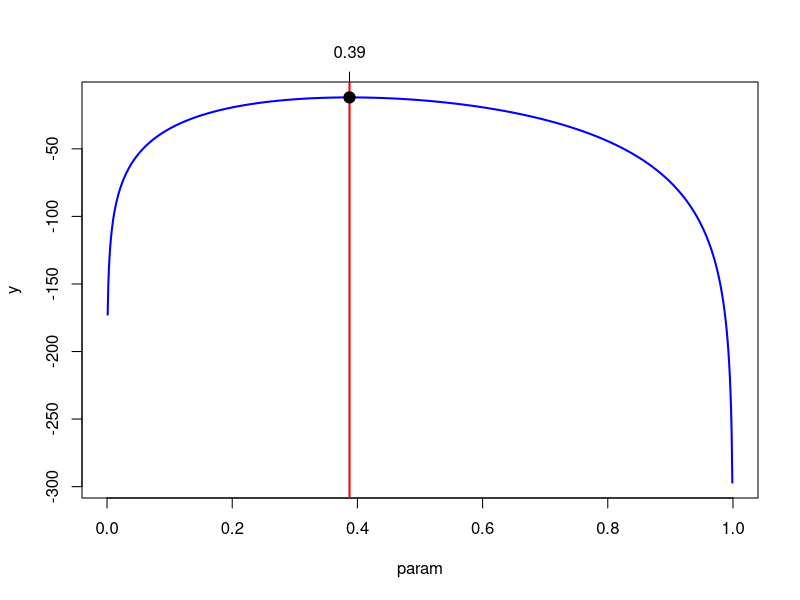

Generate this figure with R: (Note: this script raises an error after producing the figure.)
# Task 1
getwd()

# Task 2
mymaxlik=function(lfun,x,param,...){
  # how many param values are there?
  np=length(param)
  # outer -- notice the order, x then param
  # this produces a matrix -- try outer(1:4,5:10,function(x,y) paste(x,y,sep=" "))   to understand
  z=outer(x,param,lfun)
  # z is a matrix where each x,param is replaced with the function evaluated at those values
  y=apply(z,2,sum)
  
  # y is a vector made up of the column sums
  # Each y is the log lik for a new parameter value
  plot(param,y,col="Blue",type="l",lwd=2,...)
  # which gives the index for the value of y == max.
  # there could be a max between two values of the parameter, therefore 2 indices
  # the first max will take the larger indice
  i=max(which(y==max(y)))
  abline(v=param[i],lwd=2,col="Red")
  
  # plots a nice point where the max lik is
  points(param[i],y[i],pch=19,cex=1.5,col="Black")
  axis(3,param[i],round(param[i],2))
  #check slopes. If it is a max the slope shoud change sign from + to 
  # We should get three + and two -vs
  ifelse(i-3>=1 & i+2<=np, slope<-(y[(i-2):(i+2)]-y[(i-3):(i+1)])/(param[(i-2):(i+2)]-param[(i-3):(i+1)]),slope<-"NA")
  return(list(i=i,parami=param[i],yi=y[i],slope=slope))
}

# Line A stores the intersection x and param evaluated by lfun

# Line B uses the index where the maximum occurs

#dbinom(y1, 20, p) * dbinom(y2, 20, p) * dbinom(y3, 20, p) * dbinom(y4, 20, p) * dbinom(y5, 20, p) * dbinom(y6, 20, p) * dbinom(y7, 20, p) * dbinom(y8, 20, p)

y = c(3, 3, 4, 3, 4, 5, 5, 4)
logbin=function(x,param) log(dbinom(x,prob=param,size=10))
mymaxlik(lfun=logbin, x=y, param = seq(0,1, length=1000, main="Binomial, n=20"))

# Task 3
logpoiss=function(x,param) log(dpois(x,lambda=param))
mymaxlik(x=c(4,6,7,6,5), param=seq(0,10, length=1000), lfun=logpoiss, xlab=expresssion(lambda), main="Poisson", cex.main = 1)

myNRML = function(x0, delta=0.001, llik, xrange, parameter="param") {
  f=function(x) (llik(x+delta)-llik(x))/delta
  fdash=function(x) (f(x+delta)-f(x)/delta)
  d=1000
  i=0
  x=c()
  y=c()
  x[1]=x0
  y[1]=f(x[1])
  while(d > delta & i<100){
    i=i+1
    x[i+1]=x[i]-f(x[i])/fdash(x[i])
    y[i+1]=f(x[i+1])
    d=abs(y[i+1])
  }
  layout(matrix(1:2, nr=1, nc=2,byrow=TRUE),width=c(1,2))
  curve(llik(x), xlim=xrange,xlab=parameter,ylab="log Lik",main="Log Lik")
  curve(f(x),xlim=xrange, xaxt="n",xlab=parameter, ylab="derivative",main="Newton-Raphson Algorithm \n on the derivative")
  points(x,y,col="Red",pch=19, cex=1.5)
  axis(1,x,round(x,2),las=2)
  abline(h=0,col="Red")
  
  segments(x[1:(i-1)],y[1:(i-1)],x[2:i],rep(0,i-1),col="Blue",lwd=2)
  segments(x[2:i],rep(0,i-1),x[2:i],y[2:i],lwd=0.5,col="Green")
  
  list(x=x, y=y)
}
myNRML(x0=1, delta=0.000001, llik=function(x) log(dpois(4,x)*dpois(6,x)*dpois(7,x)*dpois(6,x)*dpois(5,x)), xrange=c(0,30), parameter="lambda")

# Task 4
logbin2=function(theta){log(dbinom(1,prob=theta,size=2)) + log(dbinom(7,prob=theta,size=8))}
mymaxlikg=function(lfun="logbin2",theta) { # default log lik is a combination bin
  nth=length(theta)  # nu. of valuse used in theta
  thmat=matrix(theta,nr=nth,nc=1,byrow=TRUE) # Matrix of theta
  z=apply(thmat,1,lfun) # z holds the log lik values
  zmax=max(which(z==max(z)))  # finding the INDEX of the max lik
  plot(theta,exp(z),type="l") # plot of lik
  abline(v=theta[zmax],col="Blue")   #  verical line through max
  axis(3,theta[zmax],round(theta[zmax],4))  # one tick on the third axis 
  theta[zmax]   # theta corresponding to max lik
}

mymaxlikg(theta=seq(0,1,length=10000), lfun=logbin2)

# Task 5
logbinpois=function(theta1,theta2) log(dbinom(5,size=10,prob=theta1)) + log(dbinom(7,size=8,prob=theta1))+ log(dpois(3,lambda=theta2))

maxlikg2=function(theta1,theta2,lfun="logbinpois",...){
  n1=length(theta1)
  n2=length(theta2)
  z=outer(theta1,theta2,lfun)
  contour(theta1,theta2,exp(z),...) # exp(z) gives the lik
  maxl=max(exp(z))    # max lik
  coord=which(exp(z)==maxl,arr.ind=TRUE)  # find the co-ords of the max
  th1est=theta1[coord[1]] # mxlik estimate of theta1
  th2est=theta2[coord[2]]
  abline(v=th1est,h=th2est)
  axis(3,th1est,round(th1est,2))
  axis(4,th2est,round(th2est,2),las=1)
  list(th1est=th1est,th2est=th2est)
}
maxlikg2(theta1=seq(0,1,length=1000),theta2=seq(0,10,length=1000),nlevels=20)

# Task 6
mymlnorm=function(x,mu,sig,...){  #x sample vector
  nmu=length(mu) # number of values in mu
  nsig=length(sig)
  n=length(x) # sample size
  zz=c()    ## initialize a new vector
  lfun=function(x,m,p) log(dnorm(x,mean=m,sd=p))   # log lik for normal
  for(j in 1:nsig){
    z=outer(x,mu,lfun,p=sig[j]) # z a matrix 
    # col 1 of z contains lfun evaluated at each x with first value of mu, 
    # col2 each x with 2nd value of m 
    # all with sig=sig[j]
    y=apply(z,2,sum)
    # y is a vector filled with log lik values, 
    # each with a difft mu and all with the same sig[j]
    zz=cbind(zz,y)
    ## zz is the matrix with each column containing log L values, rows difft mu, cols difft sigmas 
  }
  maxl=max(exp(zz))
  coord=which(exp(zz)==maxl,arr.ind=TRUE)
  maxlsig=apply(zz,1,max)
  contour(mu,sig,exp(zz),las=3,xlab=expression(mu),ylab=expression(sigma),axes=TRUE,
          main=expression(paste("L(",mu,",",sigma,")",sep="")),...)
  mlx=round(mean(x),2)  # theoretical
  mly=round(sqrt((n-1)/n)*sd(x),2)
  #axis(1,at=c(0:20,mlx),labels=sort(c(0:20,mlx)))
  #axis(2,at=c(0:20,mly),labels=TRUE)
  abline(v=mean(x),lwd=2,col="Green")
  abline(h=sqrt((n-1)/n)*sd(x),lwd=2,col="Red")
  
  # Now find the estimates from the co-ords
  muest=mu[coord[1]]
  sigest=sig[coord[2]]
  
  abline(v=muest, h=sigest)
  return(list(x=x,coord=coord,maxl=maxl))
}

mymlnorm(x=c(10,12,13,15,12,11,10),mu=seq(10,15,length=1000),sig=seq(0.1,4,length=1000),lwd=2,labcex=1)

# Task 7
mymlbeta=function(x,alpha,beta,...){  #x sample vector
  na=length(alpha) # number of values in alpha
  nb=length(beta)
  n=length(x) # sample size
  zz=c()    ## initialize a new vector
  lfun=function(x,a,b) log(dbeta(x,shape1=a,shape2=b))   # log lik for beta
  for(j in 1:nb){
    z=outer(x,alpha,lfun,b=beta[j]) # z a matrix 
    # col 1 of z contains lfun evaluated at each x with first value of alpha, 
    # col2 each x with 2nd value of a 
    # all with b=beta[j]
    y=apply(z,2,sum)
    # y is a vector filled with log lik values, 
    # each with a difft alpha and all with the same sig[j]
    zz=cbind(zz,y)
    ## zz is the matrix with each column containing log L values, rows difft alpha, cols difft betas 
  }
  maxl=max(exp(zz))    # max lik
  coord=which(exp(zz)==maxl,arr.ind=TRUE)  # find the co-ords of the max
  aest=alpha[coord[1]] # mxlik estimate of alpha
  best=beta[coord[2]]
  contour(alpha,beta,exp(zz),las=3,xlab=expression(alpha),ylab=expression(beta),axes=TRUE,
          main=expression(paste("L(",alpha,",",beta,")",sep="")),...)
  
  abline(v=aest, h=best)
  points(aest,best,pch=19)
  axis(4,best,round(best,2),col="Red")
  axis(3,aest,round(aest,2),col="Red")
  return(list(x=x,coord=coord,maxl=maxl,maxalpha=aest,maxbeta=best))
}
mymlbeta(x=rbeta(30,shape1=3,shape2=2),alpha=seq(1,4,length=100),beta=seq(2,8,length=100),lwd=2,labcex=1)

colnames(z)=c("alpha","beta")
z
dz=apply(z-c(a,b),1,function(x) sqrt(sum(x^2)))
plot(dz)
which(dz>4)
